Frame 1 (no input): blank canvas, image omitted
Frame 60 (no input): blank canvas, image omitted
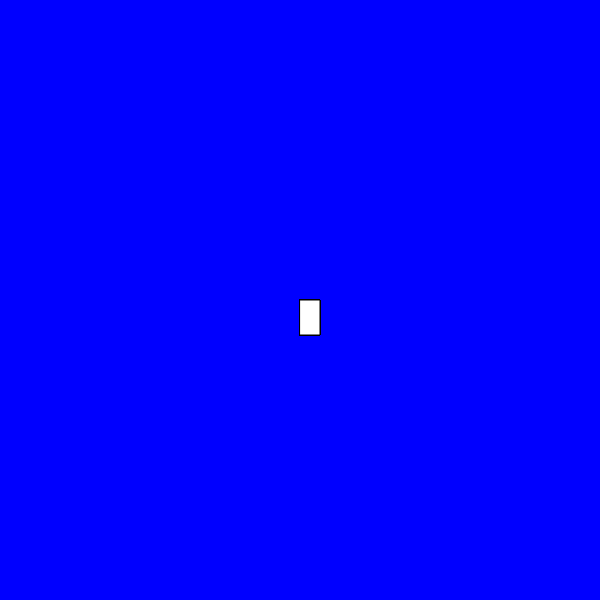
Frame 120 (the mouse pressed at the canvas centre since frame 60)

The p5.js sketch whose frames 1 and 60 were blank and that drew this single picture after the mouse press (run headless with seeded random() and noise() and a simulated clock; from frame 60 on, the mouse is pressed at the canvas centre):

// p5.js sketch
// ── sketch.js
function setup() {
    createCanvas(600, 600);
  background('blue');
  }
  
  function draw() {
  
  stroke('black')
  fill('white');
  
    // console.log(mouseIsPressed);
    
    if(mouseIsPressed){
    rect(mouseX, mouseY, 20, 35)
    }
  }
    
